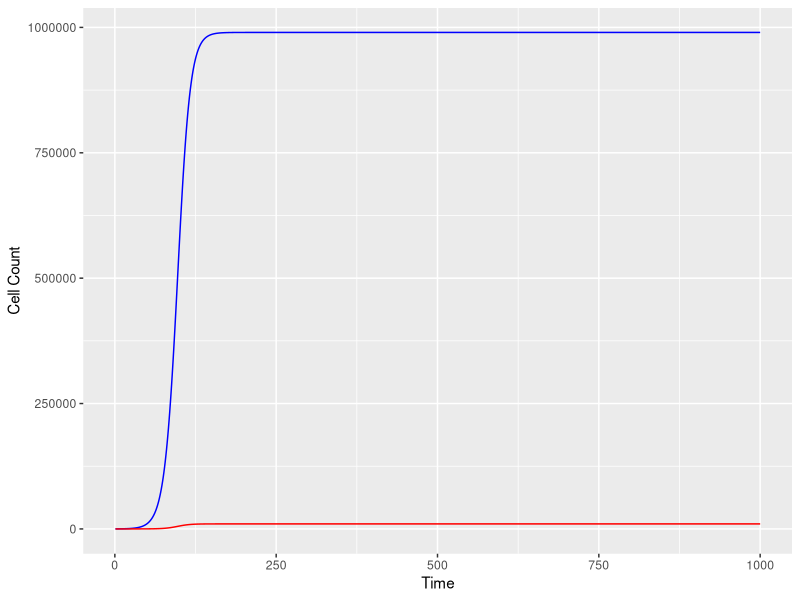
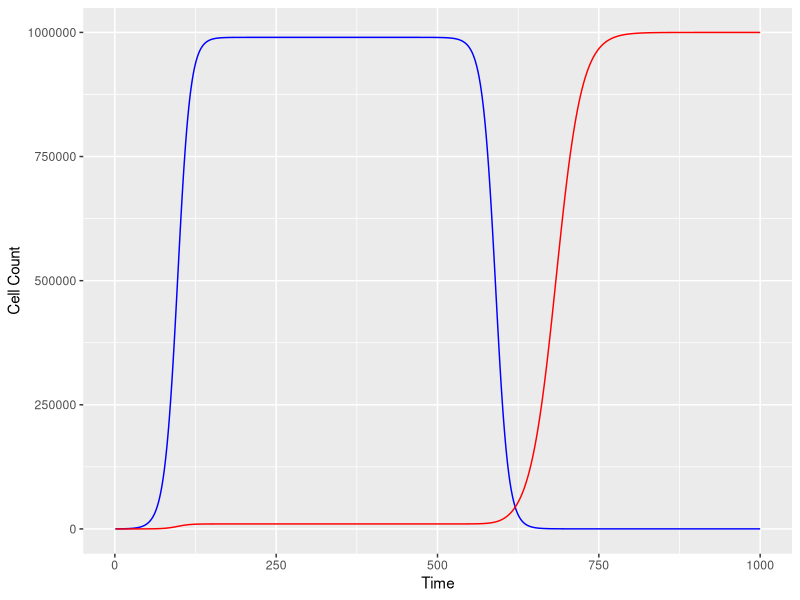

R code for these plots, in order:
#Kyle Sommerfield and Farai Musariri

#Set parameters (before mutation)
rN=0.1
rM=0.1
N0=99
M0=1
K=1000000
timesteps=1000

#Store values and set initial value
Ns=numeric(length=timesteps)
Ns[1]=N0
Ms=numeric(length=timesteps)
Ms[1]=M0

#Run simulation to find equilibrium point
for(t in 1:(timesteps-1)){
  Ns[t+1] <- Ns[t]+rN*Ns[t]*(1-(Ns[t]+Ms[t])/K)
  Ms[t+1] <- Ms[t]+rM*Ms[t]*(1-(Ns[t]+Ms[t])/K)
}

#Create plot
library(ggplot2)
nonmutant <- data.frame(time=1:timesteps,N=Ns)
mutant <- data.frame(time=1:timesteps,M=Ms)
ggplot() + geom_line(data=nonmutant,aes(x=time,y=N),color="blue") + geom_line(data=mutant,aes(x=time,y=M),color="red") + xlab("Time") + ylab("Cell Count")

#assume equilibrium is occuring at timestep=330 
for (t in 1:(timesteps-1)){
if (t<330){
  Ns[t+1] <- Ns[t]+rN*Ns[t]*(1-(Ns[t]+Ms[t])/K)
  Ms[t+1] <- Ms[t]+rM*Ms[t]*(1-(Ns[t]+Ms[t])/K) 
} else {
  rNm=-0.1 
  rMm=0.05
  Ns[t+1] <- Ns[t]+rNm*Ns[t]*(1-(Ns[t]+Ms[t])/K)
  Ms[t+1] <- Ms[t]+rMm*Ms[t]*(1-(Ns[t]+Ms[t])/K)
}
}

#note that rNm and rMm = new parameters after the mutation.

#Create final plot
nonmutant <- data.frame(time=1:timesteps,N=Ns)
mutant <- data.frame(time=1:timesteps,M=Ms)
ggplot() + geom_line(data=nonmutant,aes(x=time,y=N),color="blue") + geom_line(data=mutant,aes(x=time,y=M),color="red") + xlab("Time") + ylab("Cell Count")
